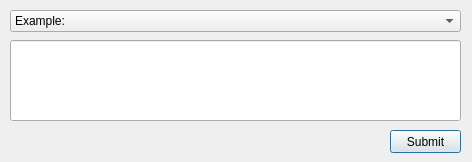
<?xml version="1.0" encoding="UTF-8"?>
<ui version="4.0">
 <class>Dialog</class>
 <widget class="QDialog" name="Dialog">
  <property name="geometry">
   <rect>
    <x>0</x>
    <y>0</y>
    <width>472</width>
    <height>162</height>
   </rect>
  </property>
  <property name="minimumSize">
   <size>
    <width>472</width>
    <height>162</height>
   </size>
  </property>
  <property name="maximumSize">
   <size>
    <width>472</width>
    <height>162</height>
   </size>
  </property>
  <property name="windowTitle">
   <string>DBConfig</string>
  </property>
  <widget class="QComboBox" name="cbo_example">
   <property name="geometry">
    <rect>
     <x>10</x>
     <y>10</y>
     <width>451</width>
     <height>22</height>
    </rect>
   </property>
   <item>
    <property name="text">
     <string>Example:</string>
    </property>
   </item>
  </widget>
  <widget class="QLineEdit" name="edt_conf">
   <property name="geometry">
    <rect>
     <x>10</x>
     <y>40</y>
     <width>451</width>
     <height>81</height>
    </rect>
   </property>
  </widget>
  <widget class="QPushButton" name="btn_submit">
   <property name="geometry">
    <rect>
     <x>390</x>
     <y>130</y>
     <width>71</width>
     <height>23</height>
    </rect>
   </property>
   <property name="text">
    <string>Submit</string>
   </property>
  </widget>
 </widget>
 <resources/>
 <connections/>
</ui>
